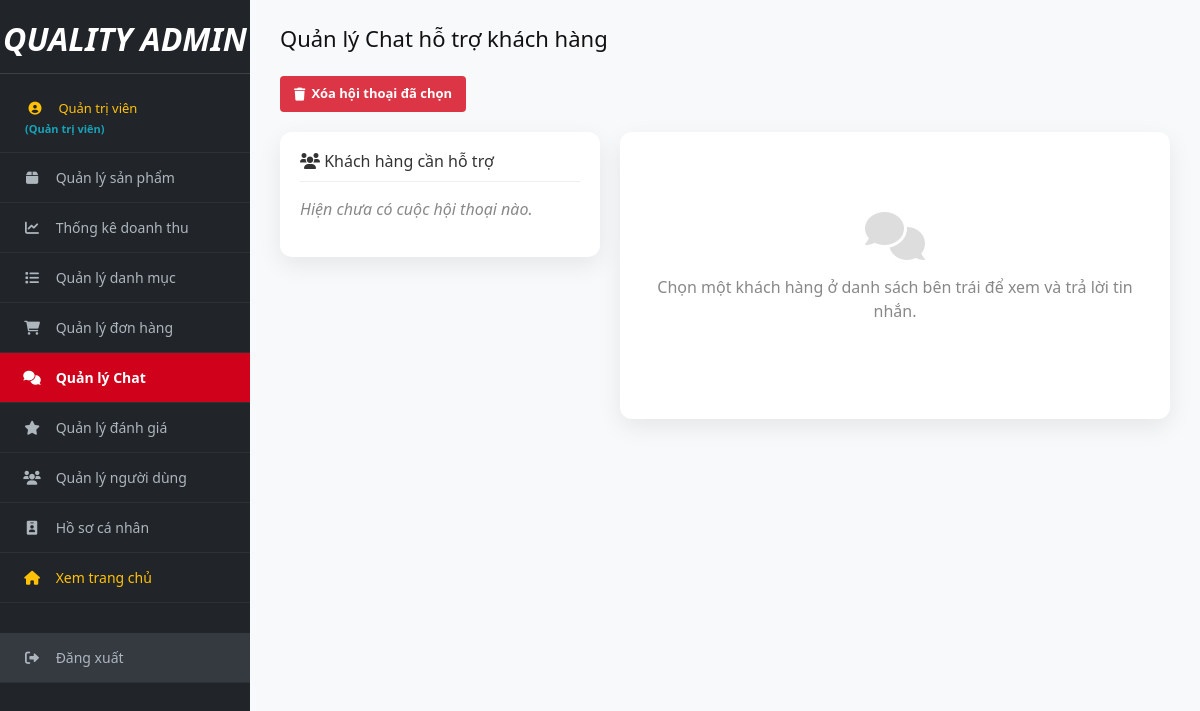
Before: /Admin/QuanLyChat.php (signed in) with the older database file.
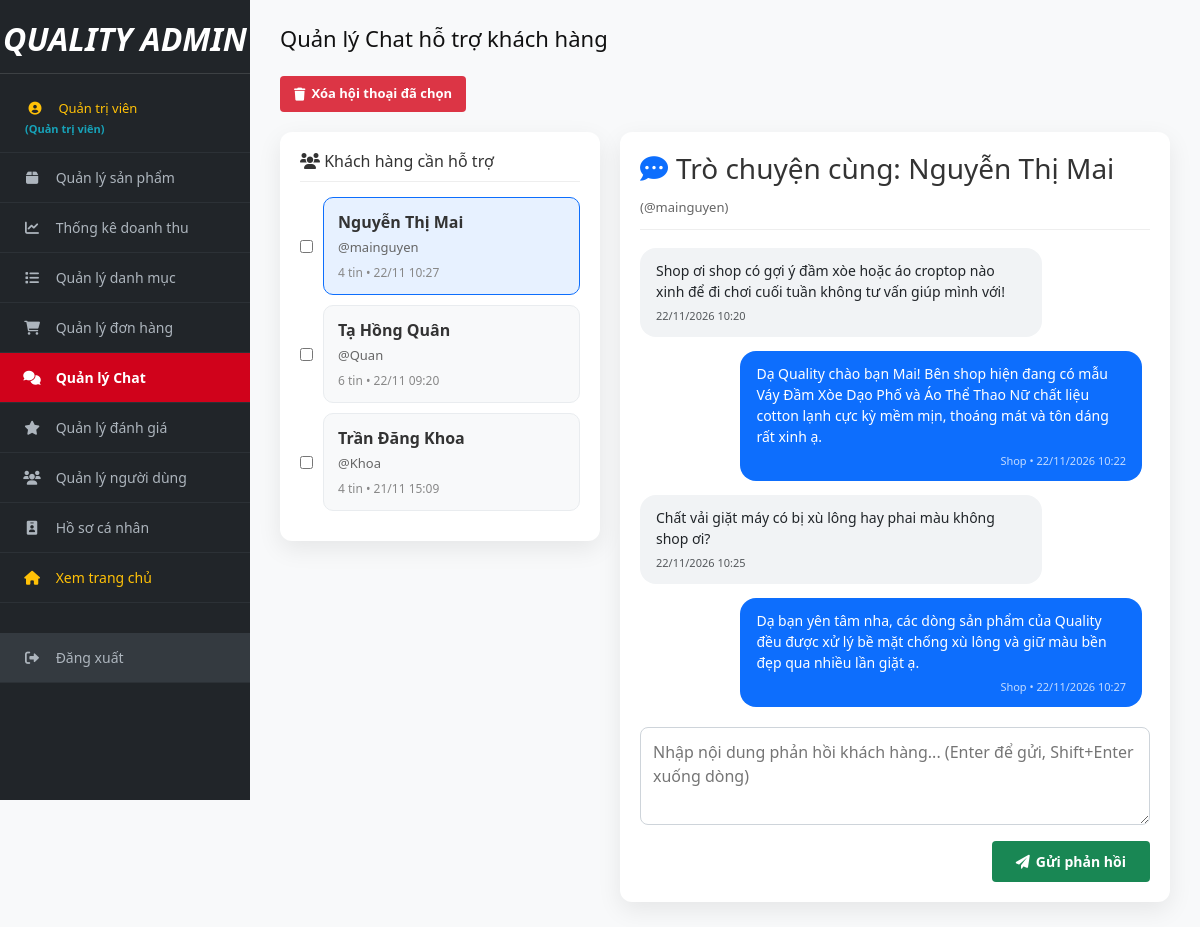
After: the same page with the newer database file.
### tables this page shows
CREATE TABLE IF NOT EXISTS `tbl_nguoidung` (
  `IdNguoiDung` int(10) NOT NULL AUTO_INCREMENT,
  `HoTen` varchar(100) NOT NULL,
  `TenDangNhap` varchar(50) NOT NULL,
  `MatKhau` varchar(100) NOT NULL,
  `Email` varchar(100) NOT NULL,
  `DienThoai` varchar(20) NOT NULL,
  `QuyenHan` tinyint(1) NOT NULL DEFAULT '2',  
  `Khoa` tinyint(1) NOT NULL DEFAULT '0',      
  PRIMARY KEY (`IdNguoiDung`)
);

CREATE TABLE IF NOT EXISTS `tbl_cskh_chat` (
  `IdChat` int(10) NOT NULL AUTO_INCREMENT,
  `IdNguoiDung` int(10) NOT NULL,
  `NguoiGui` tinyint(1) NOT NULL DEFAULT '1',
  `NoiDung` text NOT NULL,
  `ThoiGian` datetime NOT NULL DEFAULT CURRENT_TIMESTAMP,
  `TrangThai` tinyint(1) NOT NULL DEFAULT '1',
  PRIMARY KEY (`IdChat`),
  KEY (`IdNguoiDung`)
);

### Admin/qlchat/index.php (called while the page is built, shortened)
<?php
require_once __DIR__ . '/../../model/cskh.php';
require_once __DIR__ . '/../../model/nguoidung.php';
$cskh = new CSKH();
$nd = new NGUOIDUNG();
$selectedUserId = isset($_GET['user']) ? (int)$_GET['user'] : 0;
$userList = $cskh->danhsachkhachchat();
if ($selectedUserId <= 0 && !empty($userList)) {
    $selectedUserId = (int)$userList[0]['IdNguoiDung'];
}
$selectedUser = null;
$chatMessages = [];
if ($selectedUserId > 0) {
    $selectedUser = $nd->laynguoidungtheoid($selectedUserId);
    if ($selectedUser) {
        $chatMessages = $cskh->laytinnhanchat($selectedUserId);
    }
}
include 'main.php';
?>

### Admin/QuanLyChat.php (called while the page is built)
<?php
require_once __DIR__ . '/qlchat/index.php';
?>

### model/cskh.php (called while the page is built, shortened)
<?php
class CSKH {
    public function laytinnhanchat($id_nguoidung) {
        $db = DATABASE::connect();
        try {
            $sql = "SELECT * FROM tbl_cskh_chat WHERE IdNguoiDung = :uid ORDER BY ThoiGian ASC";
            $cmd = $db->prepare($sql);
            $cmd->execute([':uid' => (int)$id_nguoidung]);
            return $cmd->fetchAll();
        } catch (PDOException $e) {
            return [];
        }
    }
    public function danhsachkhachchat() {
        $db = DATABASE::connect();
        try {
            $sql = "SELECT nd.IdNguoiDung, nd.HoTen, nd.TenDangNhap, nd.Email,
                           COUNT(ct.IdChat) AS SoTinNhan, MAX(ct.ThoiGian) AS LastTime
                    FROM tbl_nguoidung nd
                    JOIN tbl_cskh_chat ct ON nd.IdNguoiDung = ct.IdNguoiDung
                    GROUP BY nd.IdNguoiDung
                    ORDER BY LastTime DESC";
            $cmd = $db->prepare($sql);
            $cmd->execute();
            return $cmd->fetchAll();
        } catch (PDOException $e) {
            return [];
        }
    }
}
?>

### model/nguoidung.php (called while the page is built, shortened)
<?php
class NGUOIDUNG {
    public function laynguoidungtheoid($id) {
        $db = DATABASE::connect();
        try {
            $sql = "SELECT * FROM tbl_nguoidung WHERE IdNguoiDung = :id LIMIT 1";
            $cmd = $db->prepare($sql);
            $cmd->bindValue(":id", (int)$id, PDO::PARAM_INT);
            $cmd->execute();
            return $cmd->fetch();
        } catch (PDOException $e) {
            return null;
        }
    }
}
?>

### Admin/qlchat/main.php (the view, shortened to what the changed rows need)
<?php
require_once __DIR__ . '/../inc/top.php';
?>
<div class="header-page">
    <h1>Quản lý Chat hỗ trợ khách hàng</h1>
</div>
<div style="display: grid; grid-template-columns: minmax(280px, 320px) minmax(0, 1fr); gap: 20px; align-items: start;">
    <div style="background: #fff; padding: 20px; border-radius: 12px; box-shadow: 0 8px 24px rgba(0,0,0,0.08);">
        <form method="POST" id="delete-form">
            <div style="margin-top: 15px;">
                <?php if (!empty($userList)): ?>
                    <?php foreach ($userList as $u): ?>
                        <div style="display: flex; align-items: center; margin-bottom: 10px;">
                            <input type="checkbox" name="selected_users[]" value="<?= $u['IdNguoiDung'] ?>" style="margin-right: 10px;">
                            <a href="?user=<?= $u['IdNguoiDung'] ?>" style="display: block; padding: 12px 14px; border-radius: 10px; text-decoration: none; color: #333; background: <?= ($selectedUserId == $u['IdNguoiDung']) ? '#e7f1ff' : '#f8f9fa' ?>; border: 1px solid <?= ($selectedUserId == $u['IdNguoiDung']) ? '#0d6efd' : '#e9ecef' ?>; flex: 1; transition: all 0.2s;">
                                <strong><?= htmlspecialchars($u['HoTen']) ?></strong><br>
                                <span style="font-size: 13px; color: #666;">@<?= htmlspecialchars($u['TenDangNhap']) ?></span>
                                <div style="font-size: 12px; color: #888; margin-top: 6px;">
                                    <?= (int)$u['SoTinNhan'] ?> tin • <?= htmlspecialchars(date('d/m H:i', strtotime($u['LastTime']))) ?>
                                </div>
                            </a>
                        </div>
                    <?php endforeach; ?>
                <?php else: ?>
                    <p style="color: #888; font-style: italic;">Hiện chưa có cuộc hội thoại nào.</p>
                <?php endif; ?>
            </div>
        </form>
    </div>
    <div style="background: #fff; padding: 20px; border-radius: 12px; box-shadow: 0 8px 24px rgba(0,0,0,0.08);">
        <?php if ($selectedUser): ?>
            <h3 style="margin-top: 0; border-bottom: 1px solid #eee; padding-bottom: 10px;">
                <i class="fa fa-comment-dots" style="color: #0d6efd; margin-right: 8px;"></i>Trò chuyện cùng: <?= htmlspecialchars($selectedUser['HoTen']) ?>
                <span style="font-size: 13px; font-weight: normal; color: #666;">(@<?= htmlspecialchars($selectedUser['TenDangNhap']) ?>)</span>
            </h3>
            <div id="admin-chat-messages" style="max-height: 480px; min-height: 250px; overflow-y: auto; display: flex; flex-direction: column; gap: 14px; margin-top: 18px; padding-right: 8px;">
                <?php if (!empty($chatMessages)): ?>
                    <?php foreach ($chatMessages as $message): ?>
                        <div style="max-width: 80%; padding: 12px 16px; border-radius: 16px; background: <?= $message['NguoiGui'] == 1 ? '#f1f3f5' : '#0d6efd' ?>; color: <?= $message['NguoiGui'] == 1 ? '#212529' : '#fff' ?>; align-self: <?= $message['NguoiGui'] == 1 ? 'flex-start' : 'flex-end' ?>; word-break: break-word;">
                            <div style="font-size: 14px; line-height: 1.5;"><?= nl2br(htmlspecialchars($message['NoiDung'])) ?></div>
                            <div style="margin-top: 6px; font-size: 11px; opacity: 0.75; text-align: <?= $message['NguoiGui'] == 1 ? 'left' : 'right' ?>;">
                                <?= ($message['NguoiGui'] == 2 ? 'Shop • ' : '') . date('d/m/Y H:i', strtotime($message['ThoiGian'])) ?>
                            </div>
                        </div>
                    <?php endforeach; ?>
                <?php else: ?>
                    <p style="color: #888; text-align: center; margin: auto;">Chưa có tin nhắn nào trong cuộc hội thoại này.</p>
                <?php endif; ?>
            </div>
            <form method="POST" action="?user=<?= $selectedUserId ?>" id="admin-reply-form" style="margin-top: 20px;">
                <textarea name="reply_message" id="admin-reply-input" rows="3" placeholder="Nhập nội dung phản hồi khách hàng... (Enter để gửi, Shift+Enter xuống dòng)" style="width: 100%; padding: 12px; border-radius: 8px; border: 1px solid #ced4da; box-sizing: border-box; resize: vertical;" required></textarea>
                <div style="margin-top: 10px; display: flex; justify-content: flex-end;">
                    <button type="submit" class="btn btn-add" style="padding: 10px 24px; border: none; cursor: pointer; font-size: 14px;">
                        <i class="fa fa-paper-plane"></i> Gửi phản hồi
                    </button>
                </div>
            </form>
        <?php else: ?>
            <div style="text-align: center; padding: 60px 0; color: #888;">
                <i class="fa fa-comments" style="font-size: 48px; color: #ddd; margin-bottom: 15px; display: block;"></i>
                <p>Chọn một khách hàng ở danh sách bên trái để xem và trả lời tin nhắn.</p>
            </div>
        <?php endif; ?>
    </div>
</div>
<?php require_once __DIR__ . '/../inc/bottom.php'; ?>

Changed rows visible on the page:
added tbl_nguoidung: HoTen "Nguyễn Thị Mai", TenDangNhap "mainguyen", SoTinNhan "4", LastTime "22/11 10:27"
now on this page (row unchanged): tbl_nguoidung: HoTen "Tạ Hồng Quân", TenDangNhap "Quan", SoTinNhan "6", LastTime "22/11 09:20"
now on this page (row unchanged): tbl_nguoidung: HoTen "Trần Đăng Khoa", TenDangNhap "Khoa", SoTinNhan "4", LastTime "21/11 15:09"
added tbl_cskh_chat: NoiDung "Shop ơi shop có gợi ý đầm xòe hoặc áo croptop nào xinh để đi chơi cuối tuần không tư vấn giúp mình với!", ThoiGian "22/11/2026 10:20", NguoiGui 1 (drawn)
added tbl_cskh_chat: NoiDung "Dạ Quality chào bạn Mai! Bên shop hiện đang có mẫu Váy Đầm Xòe Dạo Phố và Áo Thể Thao Nữ chất liệu cotton lạnh cực kỳ mềm mịn, thoáng mát và tôn dáng rất xinh ạ.", NguoiGui "Shop •", ThoiGian "22/11/2026 10:22"
added tbl_cskh_chat: NoiDung "Chất vải giặt máy có bị xù lông hay phai màu không shop ơi?", ThoiGian "22/11/2026 10:25", NguoiGui 1 (drawn)
added tbl_cskh_chat: NoiDung "Dạ bạn yên tâm nha, các dòng sản phẩm của Quality đều được xử lý bề mặt chống xù lông và giữ màu bền đẹp qua nhiều lần giặt ạ.", NguoiGui "Shop •", ThoiGian "22/11/2026 10:27"
Other visible differences:
text no longer shown: "Hiện chưa có cuộc hội thoại nào. Chọn một khách hàng ở danh sách bên trái để xem và trả lời tin nhắn."
text now shown: "Trò chuyện cùng: (@ ) Gửi phản hồi"
